Frame 1 (no input): blank canvas, image omitted
Frame 60 (no input): blank canvas, image omitted
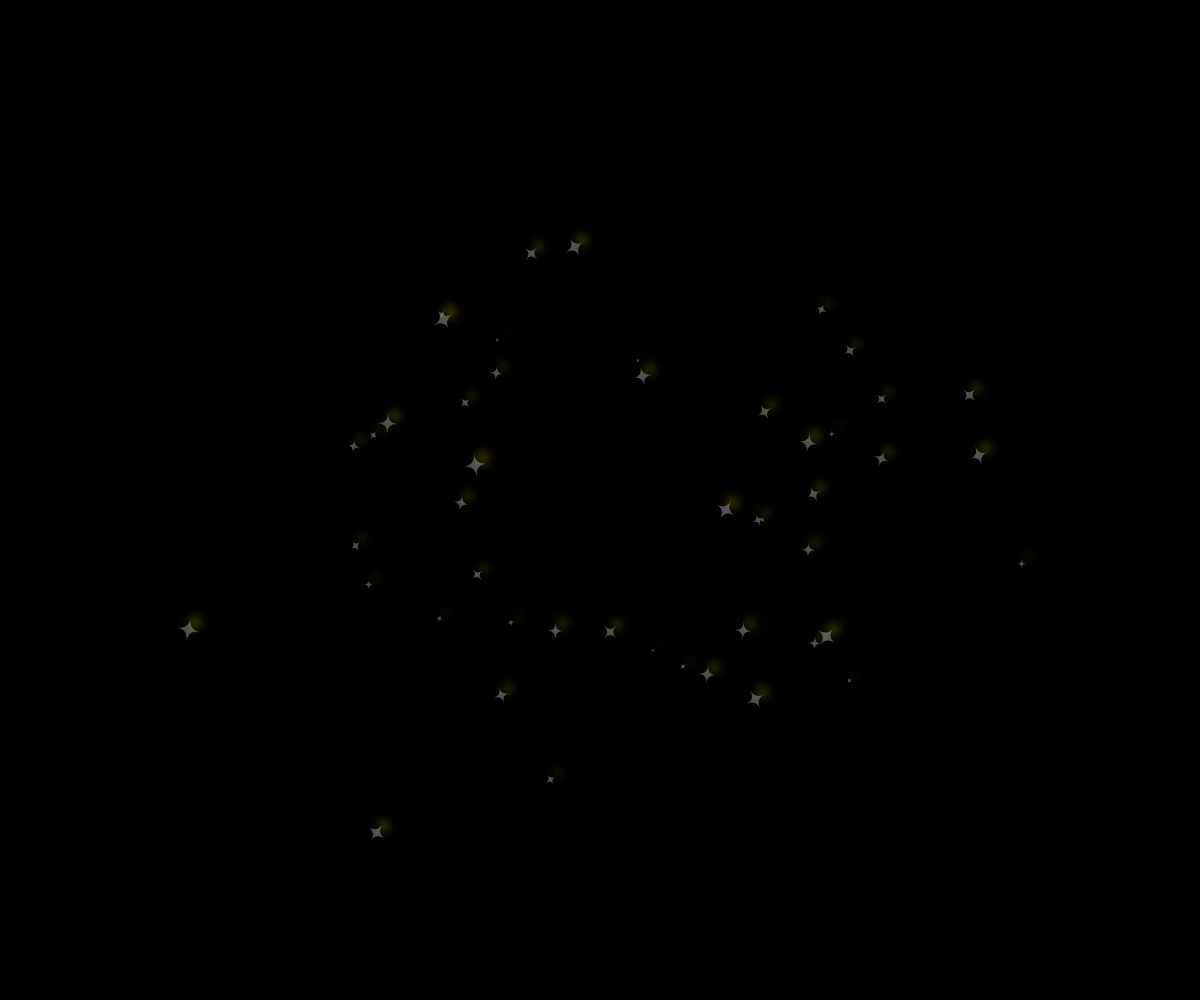
Frame 120 (the mouse pressed at the canvas centre since frame 60)

The p5.js sketch whose frames 1 and 60 were blank and that drew this single picture after the mouse press (run headless with seeded random() and noise() and a simulated clock; from frame 60 on, the mouse is pressed at the canvas centre):

// p5.js sketch
// ── sketch.js
let stars = [];

function setup() {
  createCanvas(window.innerWidth, window.innerHeight);
}

function draw() {
  background(0);
  for (let i = stars.length - 1; i > 0; i--) {
    stars[i].draw();
    stars[i].update();

    if (stars[i].done) {
      stars.splice(i, 1);
    }
  }
}
function mouseDragged() {
  stars.push(new Star(mouseX, mouseY, 0, 0));
}

function mousePressed() {
  let num = random(20, 60);
  for (let i = 0; i < num; i++) {
    let vel = p5.Vector.random2D().mult(random(2, 5));
    stars.push(new Star(mouseX, mouseY, vel.x, vel.y));
  }
}

function touchStarted() {
  let num = random(20, 60);
  for (let i = 0; i < num; i++) {
    let vel = p5.Vector.random2D().mult(random(2, 5));
    for (let touch of touches) {
      stars.push(new Star(touch.x, touch.y, vel.x, vel.y));
    }
  }
}

// ── star.js
class Star {
  constructor(x, y, vx, vy) {
    this.position = createVector(x, y);
    this.vel = createVector(vx, vy);
    this.acc = createVector(0, 0);
    this.rot = random(TWO_PI);
    this.size = random(2, 12);
    this.life = 255;
    this.done = false;
    this. rand = random() < 0.5
  }
  update() {
    this.life -= 3;

    if(this.rand){
      this.acc = p5.Vector.random2D().mult(0.4)
    }
    this.vel.add(this.acc);
    this.position.add(this.vel);
    this.finished();
  }
  draw() {
    push();
    translate(this.position.x, this.position.y);
    rotate(this.rot);

    drawingContext.shadowOffsetX = 7;
    drawingContext.shadowOffsetY = -7;
    drawingContext.shadowBlur = 10;
    drawingContext.shadowColor = color(255, 255, 0);

    noStroke();
    fill(255, this.life);
    beginShape();
    vertex(0, -this.size);
    quadraticVertex(0, 0, this.size, 0);
    quadraticVertex(0, 0, 0, this.size);
    quadraticVertex(0, 0, -this.size, 0);
    quadraticVertex(0, 0, 0, -this.size);

    endShape(CLOSE);

    pop();
  }
  finished() {
    if (this.life < 0) {
      this.done = true;
    }
  }
}

// ── styles.css
body {
  margin: 0;
  padding: 0;
  box-sizing: border-box;
  background-color: black;
  height: 100vh;
  overflow: hidden;
  position: relative;
  text-align: center;
  touch-action: none;
}

canvas {
  position: absolute;
  left: 50%;
  top: 50%;
  transform: translate(-50%, -50%);
  touch-action: none;
}
